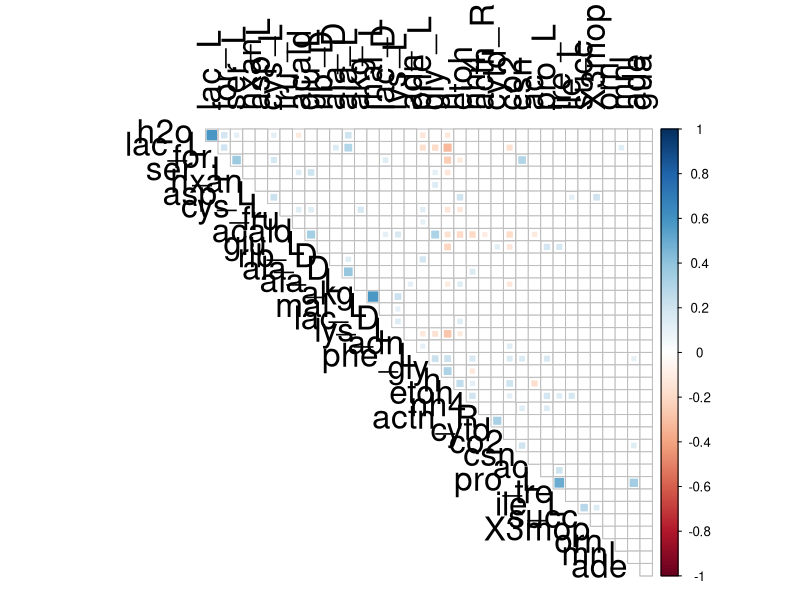

Write the R code that produced this figure.
library(corrplot)
library(Hmisc)
setwd("D:/Paper_Draft/GitHub/Plots")
my_data <- read.csv("mets_corr.csv")
res3 <- rcorr(as.matrix(my_data))
res2 <- cor(as.matrix(my_data))
# ++++++++++++++++++++++++++++
# flattenCorrMatrix
# ++++++++++++++++++++++++++++
# cormat : matrix of the correlation coefficients
# pmat : matrix of the correlation p-values
png(height=1200,pointsize=12, width=1500,file="metscorr.png")
flattenCorrMatrix <- function(cormat, pmat) {
ut <- upper.tri(cormat)+ data.frame(row = rownames(cormat)[row(cormat)[ut]],column = rownames(cormat)[col(cormat)[ut]],cor=(cormat)[ut],p = pmat[ut])
}
corrplot(res2, method ="square", type = "upper", order = "hclust",tl.cex = 2, tl.offset=0.6, tl.col = "black", tl.srt = 90, p.mat = res3$P, sig.level = .05, insig="blank",diag=FALSE)
dev.off()
